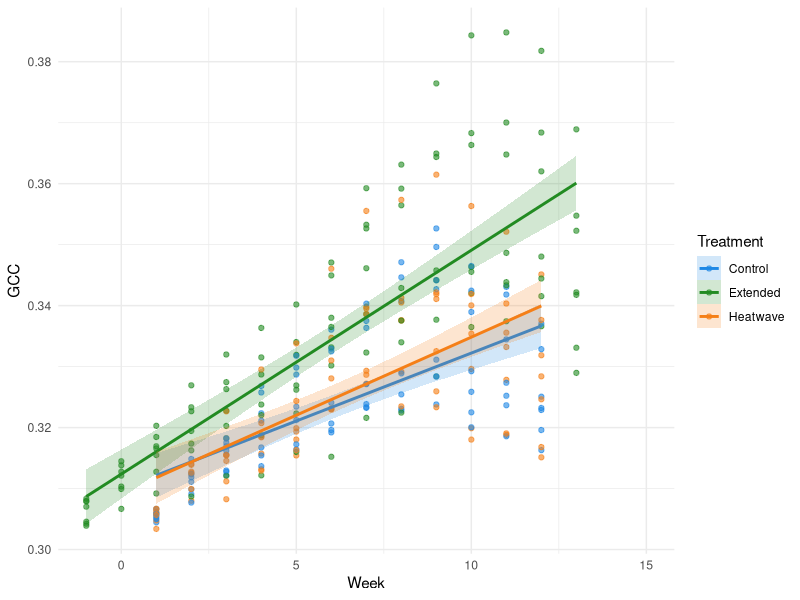
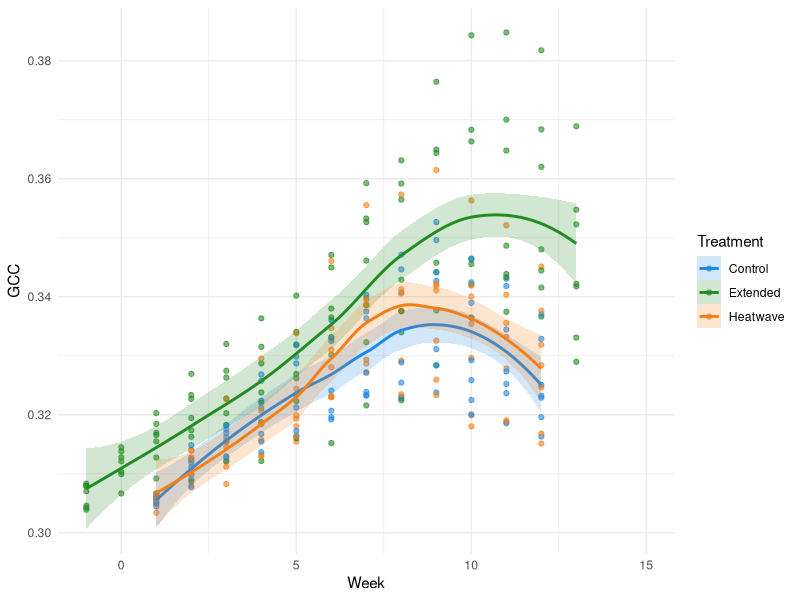
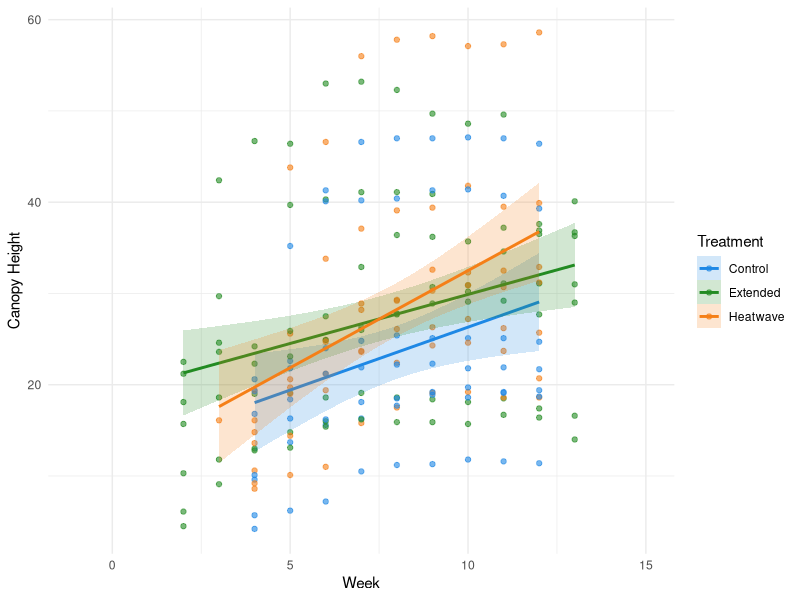
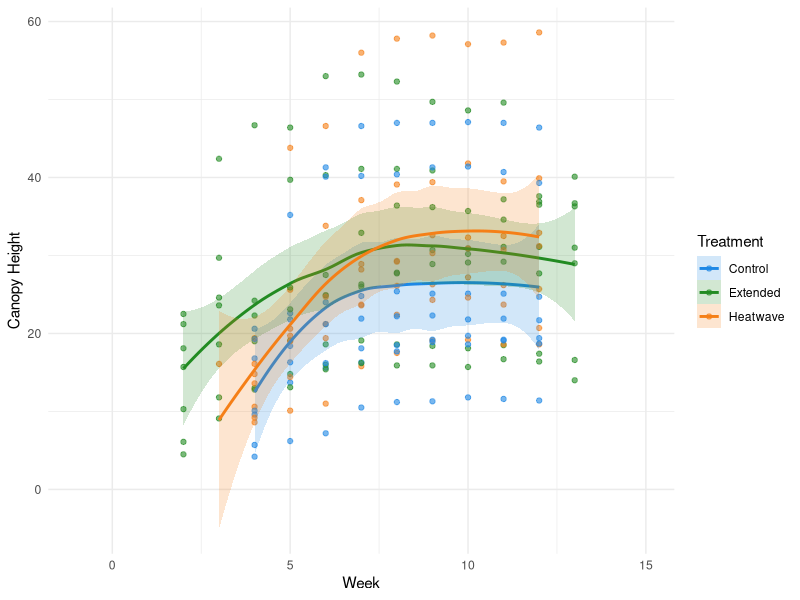
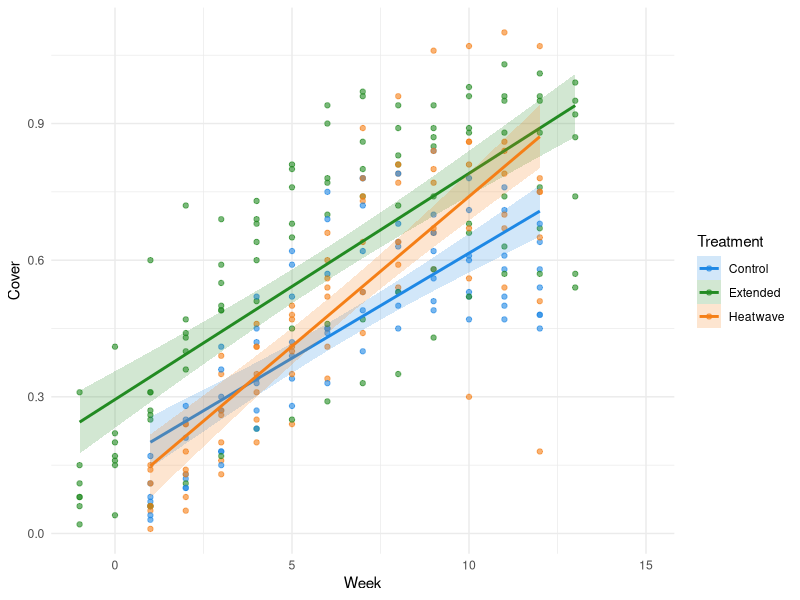
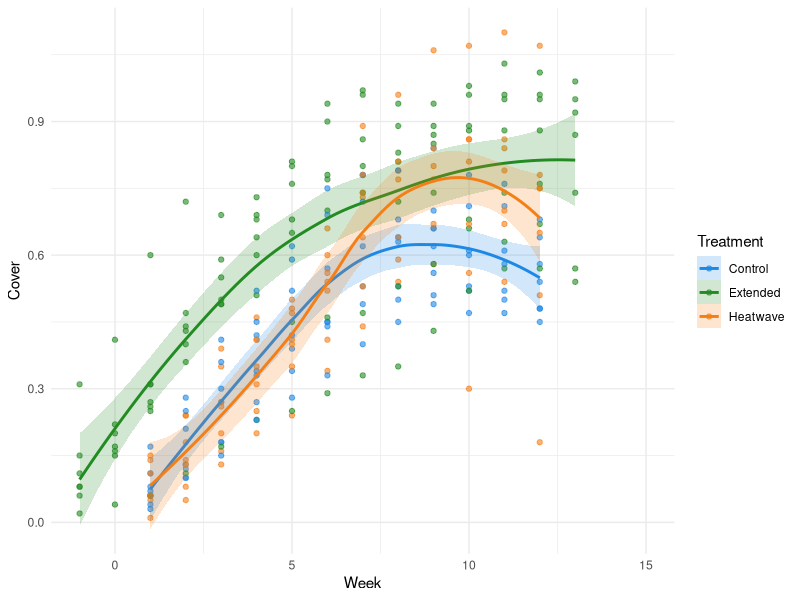
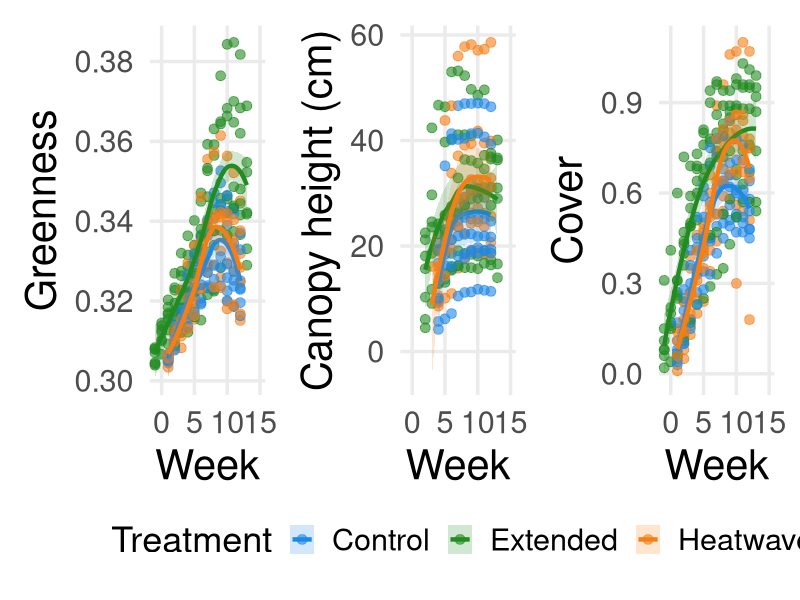
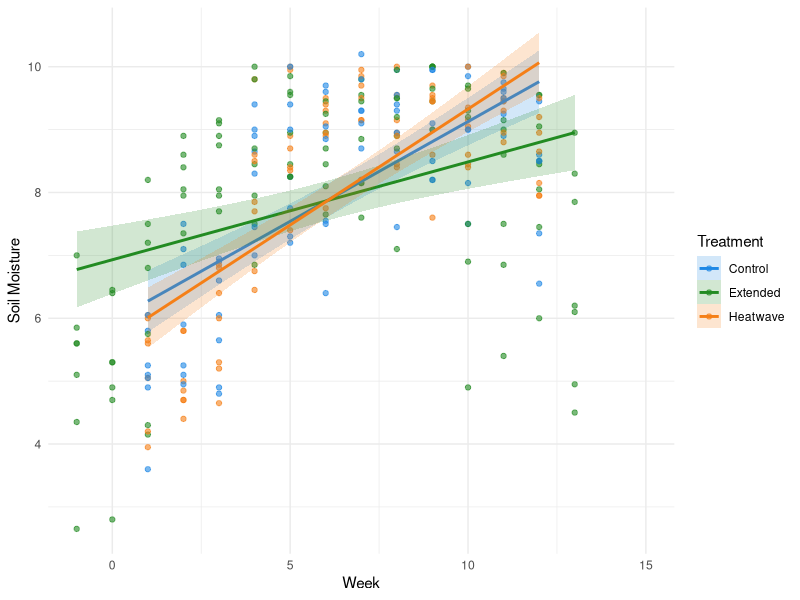

The R source for these figures, in order:

############## UPDATED FIGURES ###############
#### Written by Samantha Solis de Ovando #####

# set working directory 
setwd("~/Documents/UndergradThesis/data")

####### shift extended grp by -2 weeks #######
library(dplyr)
original_data <- read.csv("MasterDataSheet_UGthesis_Feb232026.csv")
shifted_data <- original_data %>%
  mutate(measurement.week = ifelse(Treatment == "Extended",
                                   measurement.week - 2,
                                   measurement.week))
#print CSV
#write.csv(shifted_data, "shifted_dataset.csv", row.names = FALSE)

###########################################################################
################################# FIGURES #################################
###########################################################################

### IMPORTANT: USE THIS DATA WHEN PLOTTING BY TIME
plotting_with_time <- read.csv("shifted_dataset.csv")
plotting_with_time$canopyheight <- as.numeric(as.character(plotting_with_time$canopyheight))


############## PLANT PRODUCTIVITY ##############

####### GREENNESS #######

## Scatter plot with linear best fit and SE ribbon ##

### figure file name = GCC_Scatter_Linear_Ribbon

library(ggplot2)

ggplot(plotting_with_time, aes(x = measurement.week, y = meanGCC, color = Treatment)) +
  geom_point(alpha = 0.6, na.rm = TRUE) +
  geom_smooth(aes(fill = Treatment),
              method = "lm",
              se = TRUE,
              alpha = 0.2,
              na.rm = TRUE) +
  scale_color_manual(values = c(
    "Control" = "#1E88E5",
    "Extended" = "#228B22",
    "Heatwave" = "#F57F17"
  )) +
  scale_fill_manual(values = c(
    "Control" = "#1E88E5",
    "Extended" = "#228B22",
    "Heatwave" = "#F57F17"
  )) +
  labs(
    x = "Week",
    y = "GCC"
  ) +
  theme_minimal()

#############################################
## Scatter plot with local regression line ##
#file name of figure: GCC_Scatter_LocalRegression

library(ggplot2)

ggplot(plotting_with_time, aes(x = measurement.week, y = meanGCC, color = Treatment)) +
  geom_point(alpha = 0.6, na.rm = TRUE) +
  geom_smooth(aes(fill = Treatment),
              method = "loess",
              se = TRUE,
              alpha = 0.2,
              na.rm = TRUE) +
  scale_color_manual(values = c(
    "Control" = "#1E88E5",
    "Extended" = "#228B22",
    "Heatwave" = "#F57F17"
  )) +
  scale_fill_manual(values = c(
    "Control" = "#1E88E5",
    "Extended" = "#228B22",
    "Heatwave" = "#F57F17"
  )) +
  labs(
    x = "Week",
    y = "GCC"
  ) +
  theme_minimal()


###################### CANOPY HEIGHT ######################

### trouble shooting - plots not coming out right:
#class(plotting_with_time$canopyheight)
#str(plotting_with_time$canopyheight)
#plotting_with_time$canopyheight <- as.numeric(as.character(plotting_with_time$canopyheight))

### scatter with linear regression line ###
#file name: CanopyHeight_Scatter_LinearRegression
library(ggplot2)

ggplot(plotting_with_time, aes(x = measurement.week, y = canopyheight, color = Treatment)) +
  geom_point(alpha = 0.6, na.rm = TRUE) +
  geom_smooth(aes(fill = Treatment),
              method = "lm",
              se = TRUE,
              alpha = 0.2,
              na.rm = TRUE) +
  scale_color_manual(values = c(
    "Control" = "#1E88E5",
    "Extended" = "#228B22",
    "Heatwave" = "#F57F17"
  )) +
  scale_fill_manual(values = c(
    "Control" = "#1E88E5",
    "Extended" = "#228B22",
    "Heatwave" = "#F57F17"
  )) +
  labs(
    x = "Week",
    y = "Canopy Height"
  ) +
  theme_minimal()

### Canopy height scatter with local regression line ###
#file name: CanopyHeight_Scatter_LocalRegression

library(ggplot2)

ggplot(plotting_with_time, aes(x = measurement.week, y = canopyheight, color = Treatment)) +
  geom_point(alpha = 0.6, na.rm = TRUE) +
  geom_smooth(aes(fill = Treatment),
              method = "loess",
              se = TRUE,
              alpha = 0.2,
              na.rm = TRUE) +
  scale_color_manual(values = c(
    "Control" = "#1E88E5",
    "Extended" = "#228B22",
    "Heatwave" = "#F57F17"
  )) +
  scale_fill_manual(values = c(
    "Control" = "#1E88E5",
    "Extended" = "#228B22",
    "Heatwave" = "#F57F17"
  )) +
  labs(
    x = "Week",
    y = "Canopy Height"
  ) +
  theme_minimal()

###################### COVER ######################
### cover scatter with linear regression
# file name for figure: Cover_Scatter_LinearRegression

library(ggplot2)

ggplot(plotting_with_time, aes(x = measurement.week, y = CanopyExtent, color = Treatment)) +
  geom_point(alpha = 0.6, na.rm = TRUE) +
  geom_smooth(aes(fill = Treatment),
              method = "lm",
              se = TRUE,
              alpha = 0.2,
              na.rm = TRUE) +
  scale_color_manual(values = c(
    "Control" = "#1E88E5",
    "Extended" = "#228B22",
    "Heatwave" = "#F57F17"
  )) +
  scale_fill_manual(values = c(
    "Control" = "#1E88E5",
    "Extended" = "#228B22",
    "Heatwave" = "#F57F17"
  )) +
  labs(
    x = "Week",
    y = "Cover"
  ) +
  theme_minimal()

### cover scatter with local regression ###
# file name: Cover_Scatter_LocalRegression

library(ggplot2)

ggplot(plotting_with_time, aes(x = measurement.week, y = CanopyExtent, color = Treatment)) +
  geom_point(alpha = 0.6, na.rm = TRUE) +
  geom_smooth(aes(fill = Treatment),
              method = "loess",
              se = TRUE,
              alpha = 0.2,
              na.rm = TRUE) +
  scale_color_manual(values = c(
    "Control" = "#1E88E5",
    "Extended" = "#228B22",
    "Heatwave" = "#F57F17"
  )) +
  scale_fill_manual(values = c(
    "Control" = "#1E88E5",
    "Extended" = "#228B22",
    "Heatwave" = "#F57F17"
  )) +
  labs(
    x = "Week",
    y = "Cover"
  ) +
  theme_minimal()


##### FOR POSTER ###########
#### multi-panel figure ####
library(ggplot2)
install.packages("patchwork")
library(patchwork)
treatment_colours <- c(
  "Control"  = "#1E88E5",
  "Extended" = "#228B22",
  "Heatwave" = "#F57F17"
)

CAGPoster_theme <- theme_minimal(base_size = 26) +
  theme(
    axis.title = element_text(size = 30),
    axis.text = element_text(size = 22),
    legend.title = element_text(size = 26),
    legend.text = element_text(size = 22),
    panel.grid.minor = element_blank(),
    legend.position = "bottom"
  )

### make same plot for any variable for poster ###
make_poster_plot <- function(df, y_col, y_lab) {
  ggplot(df, aes(x = measurement.week, y = .data[[y_col]], color = Treatment)) +
    geom_point(alpha = 0.6, na.rm = TRUE, size = 3) +
    geom_smooth(aes(fill = Treatment),
                method = "loess",
                se = TRUE,
                alpha = 0.2,
                na.rm = TRUE,
                linewidth = 1.5) +
    scale_color_manual(values = treatment_colours) +
    scale_fill_manual(values = treatment_colours) +
    labs(x = "Week", y = y_lab, color = "Treatment", fill = "Treatment") +
    CAGPoster_theme
}

p1 <- make_poster_plot(plotting_with_time, "meanGCC", "Greenness")
p2 <- make_poster_plot(plotting_with_time, "canopyheight", "Canopy height (cm)")
p3 <- make_poster_plot(plotting_with_time, "CanopyExtent", "Cover")

### 1x3 grid
combined <- p1 + p2 + p3 + plot_layout(ncol = 3, guides = "collect") &
  theme(legend.position = "bottom")

combined

############## ABIOTIC SOIL PROPERTIES  ##############

####### SOIL MOISTURE #######
### scatter with linear regression line ###
#file name: SoilMoisture_Scatter_LinearRegression

library(ggplot2)

ggplot(plotting_with_time, aes(x = measurement.week, y = MeanSoilMoisture, color = Treatment)) +
  geom_point(alpha = 0.6, na.rm = TRUE) +
  geom_smooth(aes(fill = Treatment),
              method = "lm",
              se = TRUE,
              alpha = 0.2,
              na.rm = TRUE) +
  scale_color_manual(values = c(
    "Control" = "#1E88E5",
    "Extended" = "#228B22",
    "Heatwave" = "#F57F17"
  )) +
  scale_fill_manual(values = c(
    "Control" = "#1E88E5",
    "Extended" = "#228B22",
    "Heatwave" = "#F57F17"
  )) +
  labs(
    x = "Week",
    y = "Soil Moisture"
  ) +
  theme_minimal()

### scatter with local regression line ###
#file name: SoilMoisture_Scatter_LocalRegression

library(ggplot2)

ggplot(plotting_with_time, aes(x = measurement.week, y = MeanSoilMoisture, color = Treatment)) +
  geom_point(alpha = 0.6, na.rm = TRUE) +
  geom_smooth(aes(fill = Treatment),
              method = "loess",
              se = TRUE,
              alpha = 0.2,
              na.rm = TRUE) +
  scale_color_manual(values = c(
    "Control" = "#1E88E5",
    "Extended" = "#228B22",
    "Heatwave" = "#F57F17"
  )) +
  scale_fill_manual(values = c(
    "Control" = "#1E88E5",
    "Extended" = "#228B22",
    "Heatwave" = "#F57F17"
  )) +
  labs(
    x = "Week",
    y = "Soil Moisture"
  ) +
  theme_minimal()

#################### SOIL PH ####################

### scatter with linear regression line ###
#file name: SoilpH_Scatter_LinearRegression

library(ggplot2)

ggplot(plotting_with_time, aes(x = measurement.week, y = MEANpH, color = Treatment)) +
  geom_point(alpha = 0.6, na.rm = TRUE) +
  geom_smooth(aes(fill = Treatment),
              method = "lm",
              se = TRUE,
              alpha = 0.2,
              na.rm = TRUE) +
  scale_color_manual(values = c(
    "Control" = "#1E88E5",
    "Extended" = "#228B22",
    "Heatwave" = "#F57F17"
  )) +
  scale_fill_manual(values = c(
    "Control" = "#1E88E5",
    "Extended" = "#228B22",
    "Heatwave" = "#F57F17"
  )) +
  labs(
    x = "Week",
    y = "Soil pH"
  ) +
  theme_minimal()

### scatter with local regression line ###
#file name: SoilpH_Scatter_LocalRegression

library(ggplot2)

ggplot(plotting_with_time, aes(x = measurement.week, y = MEANpH, color = Treatment)) +
geom_point(alpha = 0.6, na.rm = TRUE) +
geom_smooth(aes(fill = Treatment),
              method = "loess",
              se = TRUE,
              alpha = 0.2,
              na.rm = TRUE) +
scale_color_manual(values = c(
  "Control" = "#1E88E5",
  "Extended" = "#228B22",
  "Heatwave" = "#F57F17"
  )) +
  scale_fill_manual(values = c(
  "Control" = "#1E88E5",
  "Extended" = "#228B22",
  "Heatwave" = "#F57F17"
  )) +
  labs(
    x = "Week",
    y = "Soil pH"
  ) +
  theme_minimal()

#############1x2 Grid for Poster################
### save as: 2500x800

CAGPoster_theme <- theme_minimal(base_size = 26) +
  theme(
    axis.title = element_text(size = 30),
    axis.text = element_text(size = 22),
    legend.title = element_text(size = 26),
    legend.text = element_text(size = 22),
    panel.grid.minor = element_blank(),
    legend.position = "bottom"
  )

### make same plot for any variable for poster ###
poster_plot <- function(df, y_col, y_lab) {
  ggplot(df, aes(x = measurement.week, y = .data[[y_col]], color = Treatment)) +
    geom_point(alpha = 0.6, na.rm = TRUE, size = 3) +
    geom_smooth(aes(fill = Treatment),
                method = "loess",
                se = TRUE,
                alpha = 0.2,
                na.rm = TRUE,
                linewidth = 1.5) +
    scale_color_manual(values = treatment_colours) +
    scale_fill_manual(values = treatment_colours) +
    labs(x = "Week", y = y_lab, color = "Treatment", fill = "Treatment") +
    CAGPoster_theme
}

p1 <- poster_plot(plotting_with_time, "MeanSoilMoisture", "Soil Moisture")
p2 <- poster_plot(plotting_with_time, "MEANpH", "pH")

### 1x3 grid
combined <- p1 + p2 + plot_layout(ncol = 2, guides = "collect") &
  theme(legend.position = "bottom")

combined


###### side by side box plot (heatwave and autumn only) ##########

################### PLANT PHYSIOLOGICAL RESPONSE #######################
library(ggplot2)
library(dplyr)
library(patchwork)

treat_cols <- c(
  "Control"  = "#1E88E5",
  "Extended" = "#228B22",
  "Heatwave" = "#F57F17"
)

# only Heat wave & Autumn
soil_data <- plotting_with_time %>%
  filter(Season %in% c("Late summer / heatwave", "Autumn")) %>%
  mutate(
    Season = factor(Season, levels = c("Late summer / heatwave", "Autumn")),
    Treatment = factor(Treatment, levels = c("Control", "Heatwave", "Extended"))
  )

# pH plot
pH_plot <- ggplot(soil_data, aes(x = Season, y = MEANpH, fill = Treatment)) +
  geom_boxplot(
    width = 0.65,
    outlier.alpha = 0.5,
    na.rm = TRUE,
    position = position_dodge(width = 0.75)
  ) +
  scale_fill_manual(values = treat_cols) +
  labs(
    title = "Soil pH",
    x = NULL,
    y = "Mean pH",
    fill = "Treatment"
  ) +
  theme_minimal(base_size = 22) +
  theme(
    legend.position = "bottom",
    panel.grid.minor = element_blank()
  )

# Moisture
moisture_plot <- ggplot(soil_data, aes(x = Season, y = MeanSoilMoisture, fill = Treatment)) +
  geom_boxplot(
    width = 0.65,
    outlier.alpha = 0.5,
    na.rm = TRUE,
    position = position_dodge(width = 0.75)
  ) +
  scale_fill_manual(values = treat_cols) +
  labs(
    title = "Soil Moisture",
    x = NULL,
    y = "Mean soil moisture",
    fill = "Treatment"
  ) +
  theme_minimal(base_size = 22) +
  theme(
    legend.position = "bottom",
    panel.grid.minor = element_blank()
  )

#combine plots 1x2 grid + one legend
combined <- (pH_plot + moisture_plot) +
  plot_layout(ncol = 2, guides = "collect") &
  theme(legend.position = "bottom")

combined

#### EVAPOTRANSPIRATION ###
# Pot water loss / week. ET proxy. 

### scatter with linear regression line ###
#file name: Evapotranspiration_Scatter_LinearRegression

library(ggplot2)

ggplot(plotting_with_time, aes(x = measurement.week, y = EvapotranspirationRate, color = Treatment)) +
  geom_point(alpha = 0.6, na.rm = TRUE) +
  geom_smooth(aes(fill = Treatment),
              method = "lm",
              se = TRUE,
              alpha = 0.2,
              na.rm = TRUE) +
  scale_color_manual(values = c(
    "Control" = "#1E88E5",
    "Extended" = "#228B22",
    "Heatwave" = "#F57F17"
  )) +
  scale_fill_manual(values = c(
    "Control" = "#1E88E5",
    "Extended" = "#228B22",
    "Heatwave" = "#F57F17"
  )) +
  labs(
    x = "Week",
    y = "Evapotranspiration (Kg lost/week)"
  ) +
  theme_minimal()

### scatter with local regression line ###
#file name: Evapotranspiration_Scatter_LocalRegression

library(ggplot2)

ggplot(plotting_with_time, aes(x = measurement.week, y = MEANpH, color = Treatment)) +
  geom_point(alpha = 0.6, na.rm = TRUE) +
  geom_smooth(aes(fill = Treatment),
              method = "loess",
              se = TRUE,
              alpha = 0.2,
              na.rm = TRUE) +
  scale_color_manual(values = c(
    "Control" = "#1E88E5",
    "Extended" = "#228B22",
    "Heatwave" = "#F57F17"
  )) +
  scale_fill_manual(values = c(
    "Control" = "#1E88E5",
    "Extended" = "#228B22",
    "Heatwave" = "#F57F17"
  )) +
  labs(
    x = "Week",
    y = "pH"
  ) +
  theme_minimal(base_size = 14)

###################### ECOSYSTEM GAS FLUXES #######################

############ CO2 respiration #########

### scatter with linear regression line ###
#file name: CO2_Scatter_LinearRegression

library(ggplot2)

ggplot(plotting_with_time, aes(x = measurement.week, y = CO2flux, color = Treatment)) +
  geom_point(alpha = 0.6, na.rm = TRUE) +
  geom_smooth(aes(fill = Treatment),
              method = "lm",
              se = TRUE,
              alpha = 0.2,
              na.rm = TRUE) +
  scale_color_manual(values = c(
    "Control" = "#1E88E5",
    "Extended" = "#228B22",
    "Heatwave" = "#F57F17"
  )) +
  scale_fill_manual(values = c(
    "Control" = "#1E88E5",
    "Extended" = "#228B22",
    "Heatwave" = "#F57F17"
  )) +
  labs(
    x = "Week",
    y = "CO2 respiration"
  ) +
  theme_minimal()

### Scatter with local regression line ###
#File name: CO2_Scatter_LocalRegression

library(ggplot2)

ggplot(plotting_with_time, aes(x = measurement.week, y = CO2flux, color = Treatment)) +
  geom_point(alpha = 0.6, na.rm = TRUE) +
  geom_smooth(aes(fill = Treatment),
              method = "loess",
              se = TRUE,
              alpha = 0.2,
              na.rm = TRUE) +
  scale_color_manual(values = c(
    "Control" = "#1E88E5",
    "Extended" = "#228B22",
    "Heatwave" = "#F57F17"
  )) +
  scale_fill_manual(values = c(
    "Control" = "#1E88E5",
    "Extended" = "#228B22",
    "Heatwave" = "#F57F17"
  )) +
  labs(
    x = "Week",
    y = "CO2 respiration"
  ) +
  theme_minimal(base_size = 26)


############### CH4 Respiration ###############

### scatter with linear regression line ###
#file name: CH4_Scatter_LinearRegression

library(ggplot2)

ggplot(plotting_with_time, aes(x = measurement.week, y = CH4flux, color = Treatment)) +
  geom_point(alpha = 0.6, na.rm = TRUE) +
  geom_smooth(aes(fill = Treatment),
              method = "lm",
              se = TRUE,
              alpha = 0.2,
              na.rm = TRUE) +
  scale_color_manual(values = c(
    "Control" = "#1E88E5",
    "Extended" = "#228B22",
    "Heatwave" = "#F57F17"
  )) +
  scale_fill_manual(values = c(
    "Control" = "#1E88E5",
    "Extended" = "#228B22",
    "Heatwave" = "#F57F17"
  )) +
  labs(
    x = "Week",
    y = "CH4 respiration"
  ) +
  theme_minimal()

##########################################
### Scatter with local regression line ###
#File name: CH4_Scatter_LocalRegression###
##### includes dashed season lines (needs to be updaed) - not working:
#mid-summer line is missing, text overlapping

library(ggplot2)

#added for season labels
library(dplyr)
season_blocks <- plotting_with_time %>%
  filter(!is.na(SeasonLabels), !is.na(measurement.week)) %>%
  group_by(SeasonLabels) %>%
  summarise(
    xmin = min(measurement.week),
    xmax = max(measurement.week),
    xmid = (xmin + xmax) / 2,
    .groups = "drop"
  )
heatwave_start <- 5
heatwave_end <- 7

yr <- range(plotting_with_time$CH4flux, na.rm = TRUE)
y_label <- yr[1] - 0.15 * diff(yr)

### scatter original
ggplot(plotting_with_time, aes(x = measurement.week, y = CH4flux, color = Treatment)) +

##### heatwave shaded block ######
  geom_rect(
    aes(xmin = heatwave_start, xmax = heatwave_end,
        ymin = -Inf, ymax = Inf),
    inherit.aes = FALSE,
    fill = "#ffdbdc",
    alpha = 0.15
  ) +
  
#### dashed season lines #####
geom_vline(
  data = season_blocks,
  aes(xintercept = xmin),
  linetype = "dashed",
  color = "black",
  alpha = 0.6
) +
  
### season labels ###
  geom_text(
    data = season_blocks,
    aes(x = xmid, y = y_label, label = gsub(" ", "\n", SeasonLabels)),
    inherit.aes = FALSE,
    color = "black",
    size = 3,
    lineheight = 0.9
  ) +
  
  expand_limits(y = y_label)+

  ##############################
  geom_point(alpha = 0.6, na.rm = TRUE) +
  geom_smooth(aes(fill = Treatment),
              method = "loess",
              se = TRUE,
              alpha = 0.2,
              na.rm = TRUE) +
  scale_color_manual(values = c(
    "Control" = "#1E88E5",
    "Extended" = "#228B22",
    "Heatwave" = "#F57F17"
  )) +
  scale_fill_manual(values = c(
    "Control" = "#1E88E5",
    "Extended" = "#228B22",
    "Heatwave" = "#F57F17"
  )) +
  labs(
    x = "Week",
    y = "CH4 respiration"
  ) +
  theme_minimal()


################################################################
####### BOX PLOTS - add significance lines BETWEEN BOXES! ######
######################## PLANT RESPONSE ########################


################### FOR POSTER #################
## save as: width = 2500, height = 2100 ##
####### GCC #######
library(ggplot2)
library(dplyr)

box_data <- plotting_with_time %>%
  mutate(
    Treatment = factor(Treatment, levels = c("Control", "Heatwave", "Extended")),
    Season = factor(
    Season, 
    levels = c("Early summer", "Mid-summer", "Late summer / heatwave", "Autumn"),
    labels = c("Early summer", "Mid-summer", "Heat wave", "Autumn"))
  ) %>%
  filter(!is.na(CH4flux))

p <- ggplot(box_data, aes(x = Treatment, y = CH4flux, fill = Treatment)) +
  geom_boxplot(width = 0.7, outlier.alpha = 0.6) +
  facet_grid(. ~ Season) +
  labs(
    title = "Methane respiration by treatment across seasons",
    x = "",
    y = "Methane respiration",
    fill = "Treatment"
  ) +
  scale_fill_manual(values = c(
    "Control"  = "#2C6DB2",
    "Extended" = "#2E7D32",
    "Heatwave" = "#D55E00"
  )) +
  theme_minimal(base_size = 12) +
  theme(
    legend.position = "right",
    strip.text = element_text(face = "bold"),
    axis.text.x = element_blank(),
    axis.ticks.x = element_blank()
  )

print(p)

#####################################
######### CANOPY HEIGHT #############
############ BOX PLOT ###############

## save as: width = 2500, height = 2100 ##
####### Canopy Height #######
library(ggplot2)
library(dplyr)

box_data <- plotting_with_time %>%
  mutate(
    Treatment = factor(Treatment, levels = c("Control", "Heatwave", "Extended")),
    Season = factor(
      Season, 
      levels = c("Early summer", "Mid-summer", "Late summer / heatwave", "Autumn"),
      labels = c("Early summer", "Mid-summer", "Heat wave", "Autumn"))
  ) %>%
  filter(!is.na(MEANpH))

p <- ggplot(box_data, aes(x = Treatment, y = MEANpH, fill = Treatment)) +
  geom_boxplot(width = 0.7, outlier.alpha = 0.6) +
  facet_grid(. ~ Season) +
  labs(
    title = "Canopy Height by treatment across seasons",
    x = "",
    y = "Canopy height",
    fill = "Treatment"
  ) +
  scale_fill_manual(values = c(
    "Control"  = "#2C6DB2",
    "Extended" = "#2E7D32",
    "Heatwave" = "#D55E00"
  )) +
  theme_minimal(base_size = 50) +
  theme(
    legend.position = "right",
    strip.text = element_text(face = "bold"),
    axis.text.x = element_blank(),
    axis.ticks.x = element_blank()
  )

print(p)

#####################################
################# COVER #############
############ BOX PLOT ###############

## save as: width = 2500, height = 2100 ##
####### CO2 #######
library(ggplot2)
library(dplyr)

box_data <- plotting_with_time %>%
  mutate(
    Treatment = factor(Treatment, levels = c("Control", "Heatwave", "Extended")),
    Season = factor(
      Season, 
      levels = c("Early summer", "Mid-summer", "Late summer / heatwave", "Autumn"),
      labels = c("Early summer", "Mid-summer", "Heat wave", "Autumn"))
  ) %>%
  filter(!is.na(CO2flux)) %>%
  filter(Season %in% c("Heat wave", "Autumn"))

p <- ggplot(box_data, aes(x = Treatment, y = CO2flux, fill = Treatment)) +
  geom_boxplot(width = 0.7, outlier.alpha = 0.6) +
  facet_grid(. ~ Season) +
  labs(
    title = "CO2 Respiration during heat wave and autumn",
    x = "",
    y = "CO2 flux",
    fill = "Treatment"
  ) +
  scale_fill_manual(values = c(
    "Control"  = "#2C6DB2",
    "Extended" = "#2E7D32",
    "Heatwave" = "#D55E00"
  )) +
  theme_minimal(base_size = 50) +
  theme(
    legend.position = "right",
    strip.text = element_text(face = "bold"),
    axis.text.x = element_blank(),
    axis.ticks.x = element_blank()
  )

print(p)
